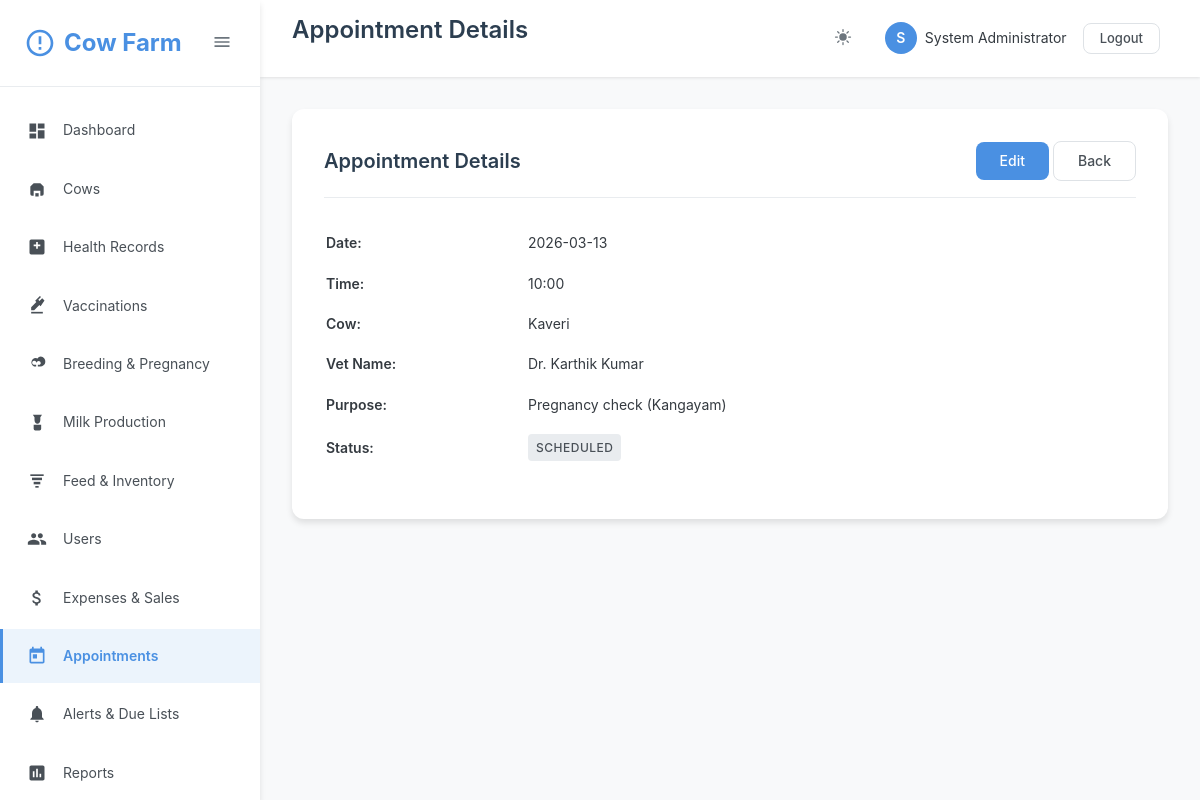
Screenshot of /appointments/view.php?id=1 (signed in) with the database file from the repository.
### tables this page shows
CREATE TABLE IF NOT EXISTS users (
    id INT AUTO_INCREMENT PRIMARY KEY,
    username VARCHAR(50) UNIQUE NOT NULL,
    email VARCHAR(100) UNIQUE NOT NULL,
    password VARCHAR(255) NOT NULL,
    full_name VARCHAR(100) NOT NULL,
    role ENUM('admin', 'vet', 'manager', 'staff') DEFAULT 'staff',
    phone VARCHAR(20),
    status ENUM('active', 'inactive') DEFAULT 'active',
    created_at TIMESTAMP DEFAULT CURRENT_TIMESTAMP,
    updated_at TIMESTAMP DEFAULT CURRENT_TIMESTAMP ON UPDATE CURRENT_TIMESTAMP
);

CREATE TABLE IF NOT EXISTS appointments (
    id INT AUTO_INCREMENT PRIMARY KEY,
    appointment_date DATE NOT NULL,
    appointment_time TIME,
    cow_id INT,
    vet_name VARCHAR(100),
    purpose VARCHAR(255),
    status ENUM('scheduled', 'completed', 'cancelled', 'rescheduled') DEFAULT 'scheduled',
    notes TEXT,
    created_by INT,
    created_at TIMESTAMP DEFAULT CURRENT_TIMESTAMP,
    updated_at TIMESTAMP DEFAULT CURRENT_TIMESTAMP ON UPDATE CURRENT_TIMESTAMP,
    FOREIGN KEY (cow_id) REFERENCES cows(id) ON DELETE SET NULL,
    FOREIGN KEY (created_by) REFERENCES users(id) ON DELETE SET NULL
);

CREATE TABLE IF NOT EXISTS cows (
    id INT AUTO_INCREMENT PRIMARY KEY,
    tag_number VARCHAR(50) UNIQUE NOT NULL,
    name VARCHAR(100),
    breed VARCHAR(50),
    date_of_birth DATE,
    gender ENUM('male', 'female') NOT NULL,
    weight DECIMAL(8,2),
    color VARCHAR(50),
    photo VARCHAR(255),
    sire_tag VARCHAR(50),
    dam_tag VARCHAR(50),
    purchase_date DATE,
    purchase_price DECIMAL(10,2),
    status ENUM('active', 'sold', 'deceased', 'transferred') DEFAULT 'active',
    notes TEXT,
    created_by INT,
    created_at TIMESTAMP DEFAULT CURRENT_TIMESTAMP,
    updated_at TIMESTAMP DEFAULT CURRENT_TIMESTAMP ON UPDATE CURRENT_TIMESTAMP,
    FOREIGN KEY (created_by) REFERENCES users(id) ON DELETE SET NULL
);

### appointments/view.php (the view, shortened to what the rows shown need)
<?php
require_once __DIR__ . '/../classes/Auth.php';
require_once __DIR__ . '/../classes/Database.php';
require_once __DIR__ . '/../classes/Helper.php';
$db = new DBHelper();
$id = isset($_GET['id']) ? (int)$_GET['id'] : 0;
$appointment = $db->fetchOne("SELECT a.*, c.tag_number, c.name as cow_name FROM appointments a LEFT JOIN cows c ON a.cow_id = c.id WHERE a.id = ?", [$id]);
$pageTitle = 'Appointment Details';
include __DIR__ . '/../includes/header.php';
?>
<div class="content-area">
    <div class="card">
        <div class="card-header">
            <h2 class="card-title">Appointment Details</h2>
        </div>
        <div class="card-body">
            <table style="width: 100%;">
                <tr>
                    <td style="padding: 8px 0; font-weight: 600; width: 200px;">Date:</td>
                    <td style="padding: 8px 0;"><?php echo Helper::formatDate($appointment['appointment_date']); ?></td>
                </tr>
                <tr>
                    <td style="padding: 8px 0; font-weight: 600;">Time:</td>
                    <td style="padding: 8px 0;"><?php echo $appointment['appointment_time'] ? date('H:i', strtotime($appointment['appointment_time'])) : '-'; ?></td>
                </tr>
                <tr>
                    <td style="padding: 8px 0; font-weight: 600;">Cow:</td>
                    <td style="padding: 8px 0;"><?php echo $appointment['cow_name'] ? htmlspecialchars($appointment['cow_name']) : ($appointment['tag_number'] ? htmlspecialchars($appointment['tag_number']) : '-'); ?></td>
                </tr>
                <tr>
                    <td style="padding: 8px 0; font-weight: 600;">Vet Name:</td>
                    <td style="padding: 8px 0;"><?php echo htmlspecialchars($appointment['vet_name'] ?? '-'); ?></td>
                </tr>
                <tr>
                    <td style="padding: 8px 0; font-weight: 600;">Purpose:</td>
                    <td style="padding: 8px 0;"><?php echo htmlspecialchars($appointment['purpose'] ?? '-'); ?></td>
                </tr>
                <tr>
                    <td style="padding: 8px 0;"><?php echo Helper::getStatusBadge($appointment['status']); ?></td>
                </tr>
            </table>
        </div>
    </div>
</div>
<?php include __DIR__ . '/../includes/footer.php'; ?>

### includes/header.php (shortened to what the rows shown need)
<?php
require_once __DIR__ . '/../classes/Auth.php';
$auth = new Auth();
$currentUser = $auth->getCurrentUser();
?>
<!DOCTYPE html>
<html lang="en">
<head>
    <link rel="stylesheet" href="<?php echo BASE_URL; ?>assets/css/style.css">
    <link rel="stylesheet" href="<?php echo BASE_URL; ?>assets/css/icons.css">
</head>
<body>
    <?php if ($auth->isLoggedIn()): ?>
    <aside class="sidebar" id="sidebar">
        <div class="sidebar-header">
            <div class="sidebar-logo">
                <svg class="sidebar-logo-icon" viewBox="0 0 24 24">
                    <path d="M12 2C6.48 2 2 6.48 2 12s4.48 10 10 10 10-4.48 10-10S17.52 2 12 2zm0 18c-4.41 0-8-3.59-8-8s3.59-8 8-8 8 3.59 8 8-3.59 8-8 8zm-1-13h2v6h-2zm0 8h2v2h-2z"/>
                </svg>
                <span class="sidebar-menu-text">Cow Farm</span>
            </div>
            <button class="sidebar-toggle" id="sidebarToggle">
                <svg width="20" height="20" viewBox="0 0 24 24" fill="currentColor">
                    <path d="M3 18h18v-2H3v2zm0-5h18v-2H3v2zm0-7v2h18V6H3z"/>
                </svg>
            </button>
        </div>
        <nav>
            <ul class="sidebar-menu">
                <li class="sidebar-menu-item">
                    <a href="<?php echo BASE_URL; ?>dashboard.php" class="sidebar-menu-link <?php echo basename($_SERVER['PHP_SELF']) == 'dashboard.php' ? 'active' : ''; ?>">
                        <svg class="sidebar-menu-icon" viewBox="0 0 24 24">
                            <path d="M3 13h8V3H3v10zm0 8h8v-6H3v6zm10 0h8V11h-8v10zm0-18v6h8V3h-8z"/>
                        </svg>
                        <span class="sidebar-menu-text">Dashboard</span>
                    </a>
                </li>
                <li class="sidebar-menu-item">
                    <a href="<?php echo BASE_URL; ?>cows/index.php" class="sidebar-menu-link <?php echo strpos($_SERVER['PHP_SELF'], 'cows') !== false ? 'active' : ''; ?>">
                        <svg class="sidebar-menu-icon" viewBox="0 0 24 24">
                            <path d="M4 9l4-4h8l4 4v9a2 2 0 0 1-2 2h-2v-6H8v6H6a2 2 0 0 1-2-2V9z"/>
                            <path d="M10 21v-4h4v4"/>
                        </svg>
                        <span class="sidebar-menu-text">Cows</span>
                    </a>
                </li>
                <li class="sidebar-menu-item">
                    <a href="<?php echo BASE_URL; ?>health/index.php" class="sidebar-menu-link <?php echo strpos($_SERVER['PHP_SELF'], 'health') !== false ? 'active' : ''; ?>">
                        <svg class="sidebar-menu-icon" viewBox="0 0 24 24">
                            <path d="M19 3H5A2 2 0 0 0 3 5v14a2 2 0 0 0 2 2h14a2 2 0 0 0 2-2V5a2 2 0 0 0-2-2zm-3 8h-3v3h-2v-3H8V9h3V6h2v3h3z"/>
                        </svg>
                        <span class="sidebar-menu-text">Health Records</span>
                    </a>
                </li>
                <li class="sidebar-menu-item">
                    <a href="<?php echo BASE_URL; ?>health/vaccinations.php" class="sidebar-menu-link <?php echo strpos($_SERVER['PHP_SELF'], 'vaccinations') !== false ? 'active' : ''; ?>">
                        <svg class="sidebar-menu-icon" viewBox="0 0 24 24">
                            <path d="M21 5.5l-2.79-2.8-3.22 3.22-1.42-1.42L16.79 1.3 15.5 0 9.79 5.71l1.42 1.42L5 13.36V17h3.64l6.21-6.21 1.42 1.42L21 5.5z"/>
                            <path d="M5 19h14v2H5z"/>
                        </svg>
                        <span class="sidebar-menu-text">Vaccinations</span>
                    </a>
                </li>
                <li class="sidebar-menu-item">
                    <a href="<?php echo BASE_URL; ?>breeding/index.php" class="sidebar-menu-link <?php echo strpos($_SERVER['PHP_SELF'], 'breeding') !== false ? 'active' : ''; ?>">
                        <svg class="sidebar-menu-icon" viewBox="0 0 24 24">
                            <path d="M16.5 3a4.5 4.5 0 0 0-3.89 2.25A4.5 4.5 0 1 0 8.5 15H11v-2H8.5A2.5 2.5 0 1 1 10.7 9l.8 1.39.8-1.39A2.5 2.5 0 1 1 15.5 13H13v2h2.5A4.5 4.5 0 0 0 16.5 3z"/>
                        </svg>
                        <span class="sidebar-menu-text">Breeding & Pregnancy</span>
                    </a>
                </li>
                <li class="sidebar-menu-item">
                    <a href="<?php echo BASE_URL; ?>milk/index.php" class="sidebar-menu-link <?php echo strpos($_SERVER['PHP_SELF'], 'milk') !== false ? 'active' : ''; ?>">
                        <svg class="sidebar-menu-icon" viewBox="0 0 24 24">
                            <path d="M7 2l2 3v3.5C9 11.43 10.57 13 12.5 13S16 11.43 16 8.5V5l2-3H7z"/>
                            <path d="M8 14h9v5a2 2 0 0 1-2 2H10a2 2 0 0 1-2-2v-5z"/>
                        </svg>
                        <span class="sidebar-menu-text">Milk Production</span>
                    </a>
                </li>
                <li class="sidebar-menu-item">
                    <a href="<?php echo BASE_URL; ?>feed/index.php" class="sidebar-menu-link <?php echo strpos($_SERVER['PHP_SELF'], 'feed') !== false ? 'active' : ''; ?>">
                        <svg class="sidebar-menu-icon" viewBox="0 0 24 24">
                            <path d="M4 4h16v2H4z"/>
                            <path d="M6 8h12v3H6z"/>
                            <path d="M8 13h8v3H8z"/>
                            <path d="M10 18h4v2h-4z"/>
                        </svg>
                        <span class="sidebar-menu-text">Feed & Inventory</span>
                    </a>
                </li>
                <?php if ($auth->hasRole([ROLE_ADMIN, ROLE_MANAGER])): ?>
                <li class="sidebar-menu-item">
                    <a href="<?php echo BASE_URL; ?>users/index.php" class="sidebar-menu-link <?php echo strpos($_SERVER['PHP_SELF'], 'users') !== false ? 'active' : ''; ?>">
                        <span class="sidebar-menu-text">Users</span>
                    </a>
                </li>
                <?php endif; ?>
                <li class="sidebar-menu-item">
                    <a href="<?php echo BASE_URL; ?>expenses/index.php" class="sidebar-menu-link <?php echo strpos($_SERVER['PHP_SELF'], 'expenses') !== false ? 'active' : ''; ?>">
                        <span class="sidebar-menu-text">Expenses & Sales</span>
                    </a>
                </li>
                <li class="sidebar-menu-item">
                    <a href="<?php echo BASE_URL; ?>appointments/index.php" class="sidebar-menu-link <?php echo strpos($_SERVER['PHP_SELF'], 'appointments') !== false ? 'active' : ''; ?>">
                        <svg class="sidebar-menu-icon" viewBox="0 0 24 24">
                            <path d="M19 3h-1V1h-2v2H8V1H6v2H5c-1.11 0-1.99.9-1.99 2L3 19c0 1.1.89 2 2 2h14c1.1 0 2-.9 2-2V5c0-1.1-.9-2-2-2zm0 16H5V8h14v11zM7 10h5v5H7z"/>
                        </svg>
                        <span class="sidebar-menu-text">Appointments</span>
                    </a>
                </li>
                <li class="sidebar-menu-item">
                    <a href="<?php echo BASE_URL; ?>alerts/index.php" class="sidebar-menu-link <?php echo strpos($_SERVER['PHP_SELF'], 'alerts') !== false ? 'active' : ''; ?>">
                        <svg class="sidebar-menu-icon" viewBox="0 0 24 24">
                            <path d="M12 22c1.1 0 2-.9 2-2h-4c0 1.1.89 2 2 2zm6-6v-5c0-3.07-1.64-5.64-4.5-6.32V4c0-.83-.67-1.5-1.5-1.5s-1.5.67-1.5 1.5v.68C7.63 5.36 6 7.92 6 11v5l-2 2v1h16v-1l-2-2z"/>
                        </svg>
                        <span class="sidebar-menu-text">Alerts & Due Lists</span>
                    </a>
                </li>
                <li class="sidebar-menu-item">
                    <a href="<?php echo BASE_URL; ?>reports/index.php" class="sidebar-menu-link <?php echo strpos($_SERVER['PHP_SELF'], 'reports') !== false ? 'active' : ''; ?>">
                        <svg class="sidebar-menu-icon" viewBox="0 0 24 24">
                            <path d="M19 3H5c-1.1 0-2 .9-2 2v14c0 1.1.9 2 2 2h14c1.1 0 2-.9 2-2V5c0-1.1-.9-2-2-2zM9 17H7v-7h2v7zm4 0h-2V7h2v10zm4 0h-2v-4h2v4z"/>
                        </svg>
                        <span class="sidebar-menu-text">Reports</span>
                    </a>
                </li>
            </ul>
        </nav>
    </aside>
    <main class="main-content">
        <header class="header-bar">
            <div>
                <h1 class="header-title"><?php echo isset($pageTitle) ? $pageTitle : 'Dashboard'; ?></h1>
            </div>
            <div class="header-actions">
                <button class="header-btn" data-theme-toggle title="Toggle Dark Mode">
                </button>
                <div class="user-menu">
                    <div class="user-avatar"><?php echo strtoupper(substr($currentUser['full_name'], 0, 1)); ?></div>
                    <span><?php echo htmlspecialchars($currentUser['full_name']); ?></span>
                    <div style="margin-left: 8px;">
                        <a href="<?php echo BASE_URL; ?>logout.php" class="btn btn-sm btn-outline">Logout</a>
                    </div>
                </div>
            </div>
        </header>
    <?php endif; ?>

### classes/Helper.php (shortened to what the rows shown need)
<?php
class Helper {
    public static function formatDate($date, $format = 'Y-m-d') {
        return date($format, strtotime($date));
    }
    public static function getStatusBadge($status) {
        $badges = [
            'active' => '<span class="badge badge-success">Active</span>',
            'inactive' => '<span class="badge badge-danger">Inactive</span>',
            'sold' => '<span class="badge badge-warning">Sold</span>',
            'deceased' => '<span class="badge badge-dark">Deceased</span>',
            'pregnant' => '<span class="badge badge-info">Pregnant</span>',
            'not_pregnant' => '<span class="badge badge-secondary">Not Pregnant</span>',
            'scheduled' => '<span class="badge badge-primary">Scheduled</span>',
            'completed' => '<span class="badge badge-success">Completed</span>',
            'cancelled' => '<span class="badge badge-danger">Cancelled</span>',
            'paid' => '<span class="badge badge-success">Paid</span>',
            'pending' => '<span class="badge badge-warning">Pending</span>',
        ];
        return $badges[$status] ?? '<span class="badge badge-secondary">' . ucfirst($status) . '</span>';
    }
}

### rows the page displays
users: full_name "S", full_name "System Administrator"
appointments: appointment_date "2026-03-13", appointment_time "10:00", cow.name "Kaveri", vet_name "Dr. Karthik Kumar", purpose "Pregnancy check (Kangayam)", status "SCHEDULED"

### other values shown
$pageTitle "Appointment Details"
